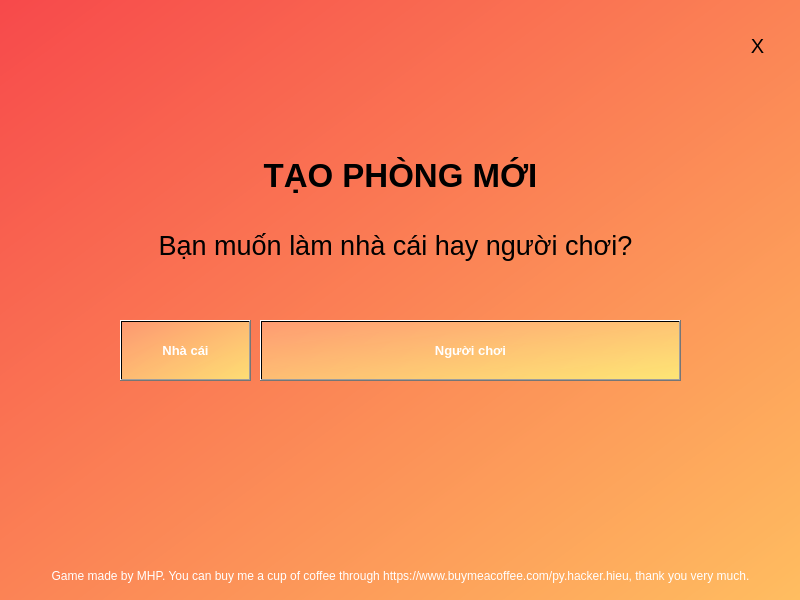
<?xml version="1.0" encoding="UTF-8"?>
<ui version="4.0">
 <class>Main</class>
 <widget class="QMainWindow" name="Main">
  <property name="geometry">
   <rect>
    <x>0</x>
    <y>0</y>
    <width>800</width>
    <height>600</height>
   </rect>
  </property>
  <property name="windowTitle">
   <string>Game Bầu Cua Online - New Room - PL1</string>
  </property>
  <property name="styleSheet">
   <string notr="true">background-color: qlineargradient(spread:pad, x1:0, y1:0, x2:1, y2:1, stop:0 rgba(247, 73, 75, 255), stop:0.997452 rgba(255, 189, 96, 255), stop:1 rgba(255, 255, 255, 255));</string>
  </property>
  <widget class="QWidget" name="centralwidget">
   <property name="styleSheet">
    <string notr="true"/>
   </property>
   <widget class="QLabel" name="title">
    <property name="geometry">
     <rect>
      <x>0</x>
      <y>150</y>
      <width>801</width>
      <height>51</height>
     </rect>
    </property>
    <property name="sizePolicy">
     <sizepolicy hsizetype="Fixed" vsizetype="Fixed">
      <horstretch>0</horstretch>
      <verstretch>0</verstretch>
     </sizepolicy>
    </property>
    <property name="font">
     <font>
      <family>Segoe UI</family>
      <pointsize>25</pointsize>
      <weight>75</weight>
      <bold>true</bold>
     </font>
    </property>
    <property name="autoFillBackground">
     <bool>false</bool>
    </property>
    <property name="styleSheet">
     <string notr="true">background:none;</string>
    </property>
    <property name="text">
     <string>TẠO PHÒNG MỚI</string>
    </property>
    <property name="scaledContents">
     <bool>true</bool>
    </property>
    <property name="alignment">
     <set>Qt::AlignCenter</set>
    </property>
   </widget>
   <widget class="QLabel" name="credit">
    <property name="geometry">
     <rect>
      <x>0</x>
      <y>560</y>
      <width>801</width>
      <height>31</height>
     </rect>
    </property>
    <property name="styleSheet">
     <string notr="true">color:white;background-color:none;</string>
    </property>
    <property name="text">
     <string>Game made by MHP. You can buy me a cup of coffee through https://www.buymeacoffee.com/py.hacker.hieu, thank you very much.</string>
    </property>
    <property name="alignment">
     <set>Qt::AlignCenter</set>
    </property>
   </widget>
   <widget class="QLabel" name="description">
    <property name="geometry">
     <rect>
      <x>0</x>
      <y>220</y>
      <width>791</width>
      <height>51</height>
     </rect>
    </property>
    <property name="font">
     <font>
      <pointsize>20</pointsize>
     </font>
    </property>
    <property name="styleSheet">
     <string notr="true">background:none;</string>
    </property>
    <property name="text">
     <string>Bạn muốn làm nhà cái hay người chơi?</string>
    </property>
    <property name="alignment">
     <set>Qt::AlignCenter</set>
    </property>
   </widget>
   <widget class="QPushButton" name="host">
    <property name="geometry">
     <rect>
      <x>120</x>
      <y>320</y>
      <width>131</width>
      <height>61</height>
     </rect>
    </property>
    <property name="font">
     <font>
      <family>Segoe UI</family>
      <pointsize>10</pointsize>
      <weight>75</weight>
      <bold>true</bold>
     </font>
    </property>
    <property name="cursor">
     <cursorShape>PointingHandCursor</cursorShape>
    </property>
    <property name="styleSheet">
     <string notr="true">background-color: qlineargradient(spread:pad, x1:0, y1:0, x2:1, y2:1, stop:0 rgba(255, 170, 127, 176), stop:1 rgba(255, 255, 127, 187));
color: rgb(255, 255, 255);</string>
    </property>
    <property name="text">
     <string>Nhà cái</string>
    </property>
   </widget>
   <widget class="QPushButton" name="player">
    <property name="geometry">
     <rect>
      <x>260</x>
      <y>320</y>
      <width>421</width>
      <height>61</height>
     </rect>
    </property>
    <property name="font">
     <font>
      <family>Segoe UI</family>
      <pointsize>10</pointsize>
      <weight>75</weight>
      <bold>true</bold>
     </font>
    </property>
    <property name="cursor">
     <cursorShape>PointingHandCursor</cursorShape>
    </property>
    <property name="styleSheet">
     <string notr="true">background-color: qlineargradient(spread:pad, x1:0, y1:0, x2:1, y2:1, stop:0 rgba(255, 170, 127, 176), stop:1 rgba(255, 255, 127, 187));
color: rgb(255, 255, 255);</string>
    </property>
    <property name="text">
     <string>Người chơi</string>
    </property>
   </widget>
   <widget class="QLabel" name="exit">
    <property name="geometry">
     <rect>
      <x>730</x>
      <y>20</y>
      <width>55</width>
      <height>51</height>
     </rect>
    </property>
    <property name="font">
     <font>
      <family>Segoe UI</family>
      <pointsize>15</pointsize>
     </font>
    </property>
    <property name="cursor">
     <cursorShape>PointingHandCursor</cursorShape>
    </property>
    <property name="styleSheet">
     <string notr="true">QLabel {
background:none;
}
QLabel::hover {
background:none;
color:white;
}</string>
    </property>
    <property name="text">
     <string>X</string>
    </property>
    <property name="alignment">
     <set>Qt::AlignCenter</set>
    </property>
   </widget>
  </widget>
 </widget>
 <resources>
  <include location="background.qrc"/>
 </resources>
 <connections/>
</ui>
